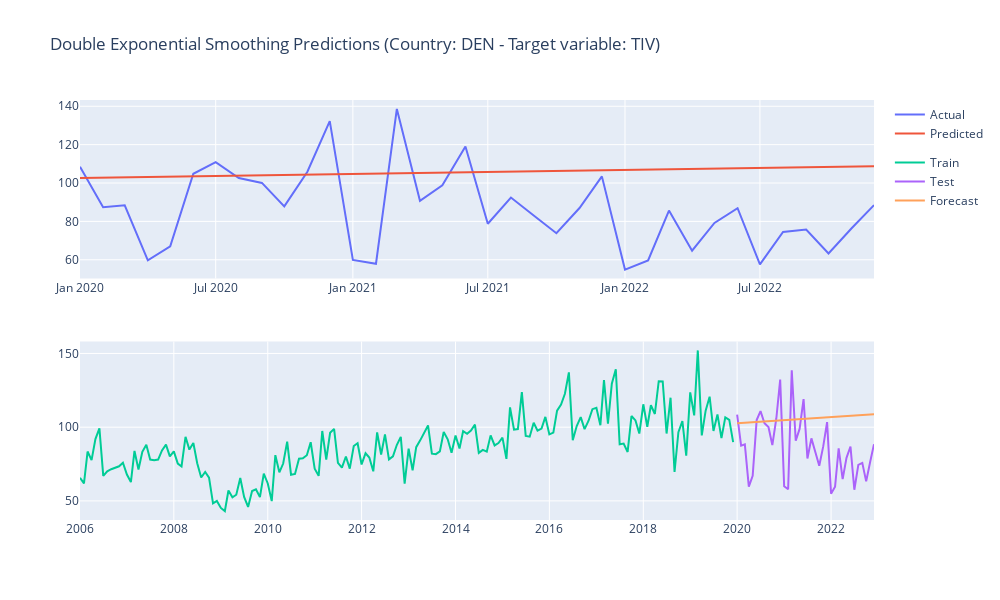

Write notebook code for a chart like this one.
### Markdown cell above
#### Double Exponential Smoothing

### Code cell
model_name='Double Exponential Smoothing'

# Train
model = ExponentialSmoothing(train[dep_var],trend='add',seasonal_periods=12).fit()
# Predict
predictions = model.predict(start=start, end=end)

# Forecast accuracy
scoring(model_name, test[dep_var], predictions, df, True, True)
